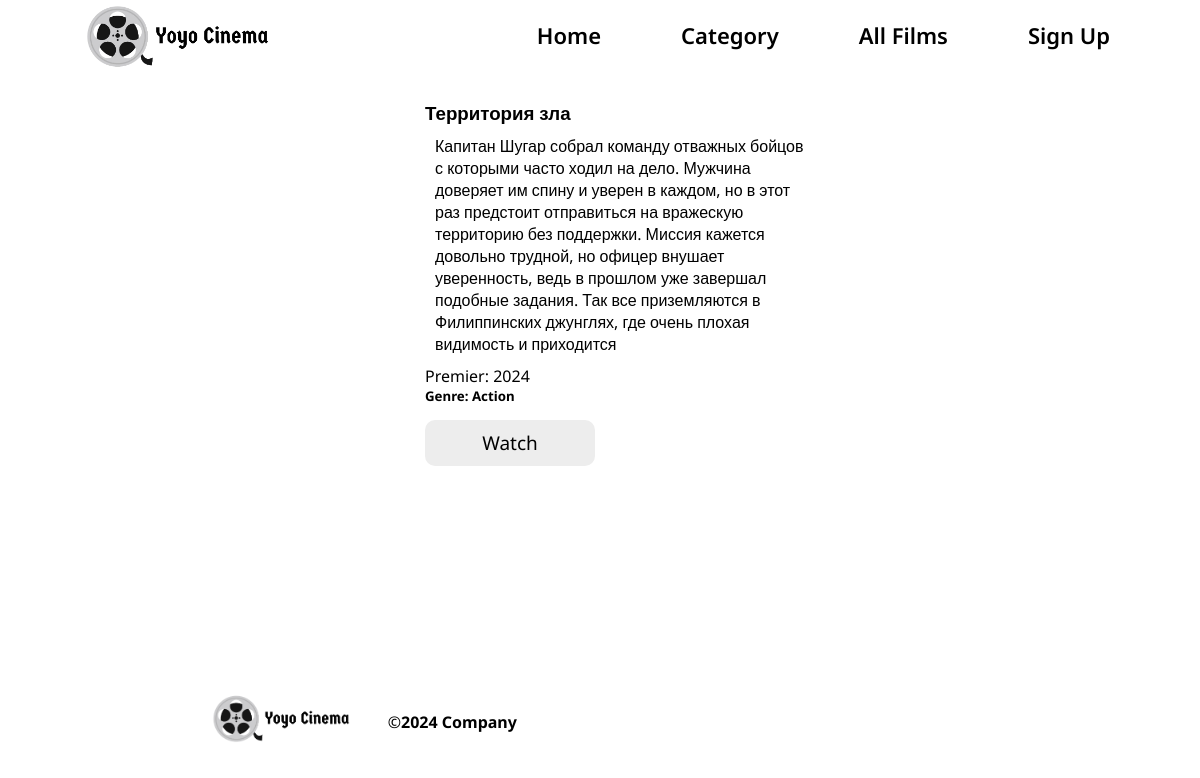
The page //territoriya-zla on the database its author committed.
### cinema/models.py (models this page shows, shortened)
class Film(models.Model):
      title = models.CharField(max_length=100)
      desc = models.TextField(max_length=500)
      img = models.CharField(max_length=500)
      year = models.IntegerField()
      slug = models.SlugField(unique=True)
      genre = models.ForeignKey('Genre', on_delete=models.CASCADE)

class Genre(models.Model):
      title = models.CharField(max_length=100)
      slug = models.SlugField(unique=True)
      def __str__(self):
            return self.title

### cinema/views.py (the view)
# urls.py: path('/<slug:slug>', views.film_detail, name='film_detail'),
def film_detail(request, slug):
      films_detail = Film.objects.get(slug__exact=slug)
      context = {
            'films_detail': films_detail
      }
      return render(request, 'cinema/film_detail.html', context)

### cinema/templates/cinema/film_detail.html (shortened to what this page needs)
{% extends 'base.html' %}
{% load static %}
{% block content %}
<div class="content">
      <div class="content-text">
            <h3>{{ films_detail.title }}</h3>
            <p>{{ films_detail.desc }}</p>
            <span>Premier: {{ films_detail.year }}</span>
            <h5>Genre: {{ films_detail.genre }}</h5>
            <div class="watch">
                  <a href="">Watch</a>
            </div>
      </div>
</div>
{% endblock %}

### cinema/static/css/base.css (style rules this page uses)
* { padding: 0; margin: 0; font-family: "Noto Sans", sans-serif; }
.content { width: 100%; display: flex; justify-content: center; }
.content .content-text { width: 400px; margin-left: 50px; }
.content .content-text p { padding: 10px; }
.content .content-text .watch { width: 150px; text-align: center; background-color: #ededed; padding: 10px; margin-top: 15px; border-radius: 10px; cursor: pointer; }
.content .content-text .watch a { text-decoration: none; font-size: 19px; color: #000000; }

### rows shown on the page
Film: title "Территория зла", desc "Капитан Шугар собрал команду отважных бойцов с которыми часто ходил на дело. Мужчина доверяет им спину и уверен в каждом, но в этот раз предстоит отправиться на вражескую территорию без поддержки. Миссия кажется довольно трудной, но офицер внушает уверенность, ведь в прошлом уже завершал подобные задания. Так все приземляются в Филиппинских джунглях, где очень плохая видимость и приходится", year "2024", genre "Action"
